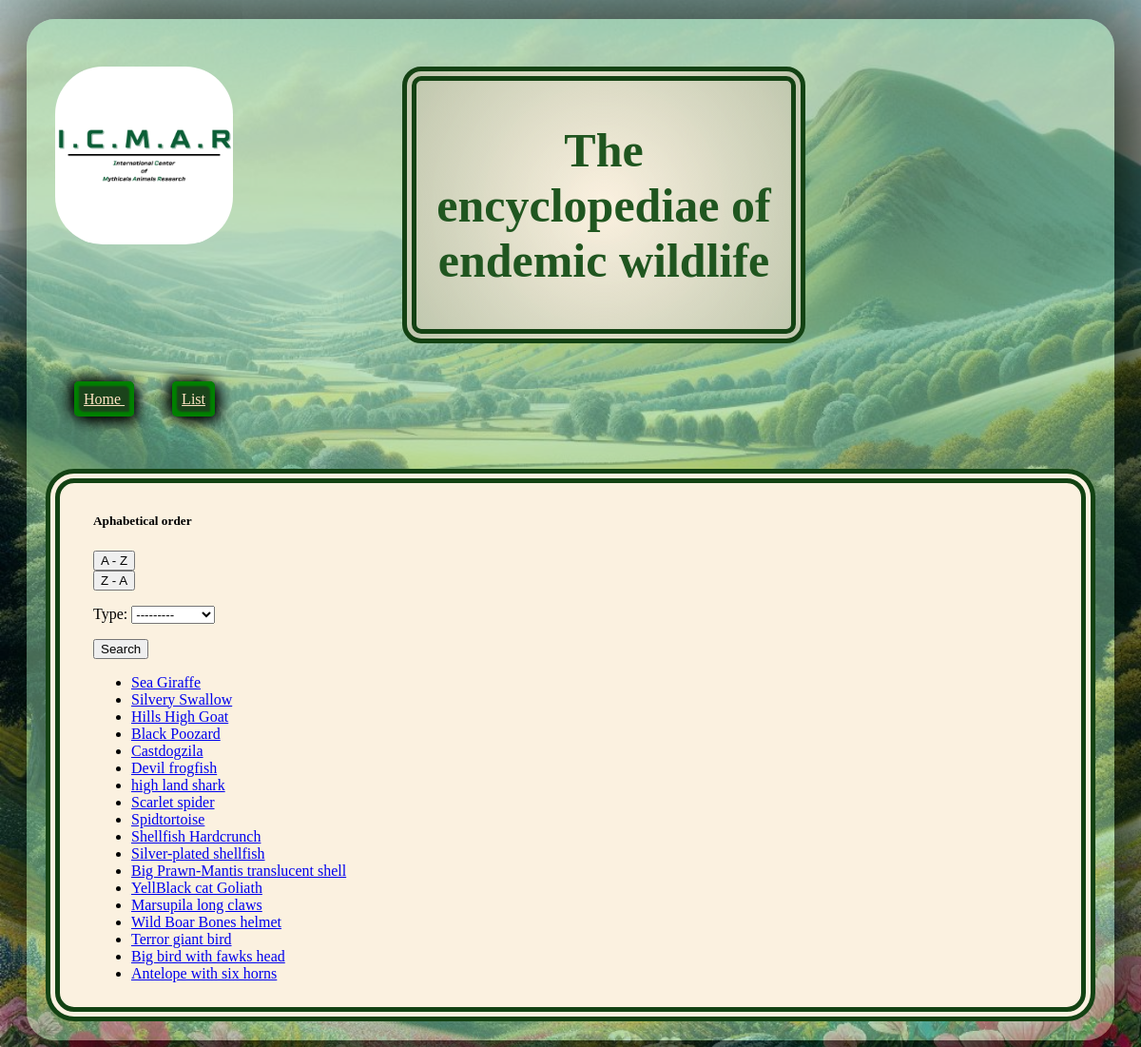
The app's page /mons/list/, older data.
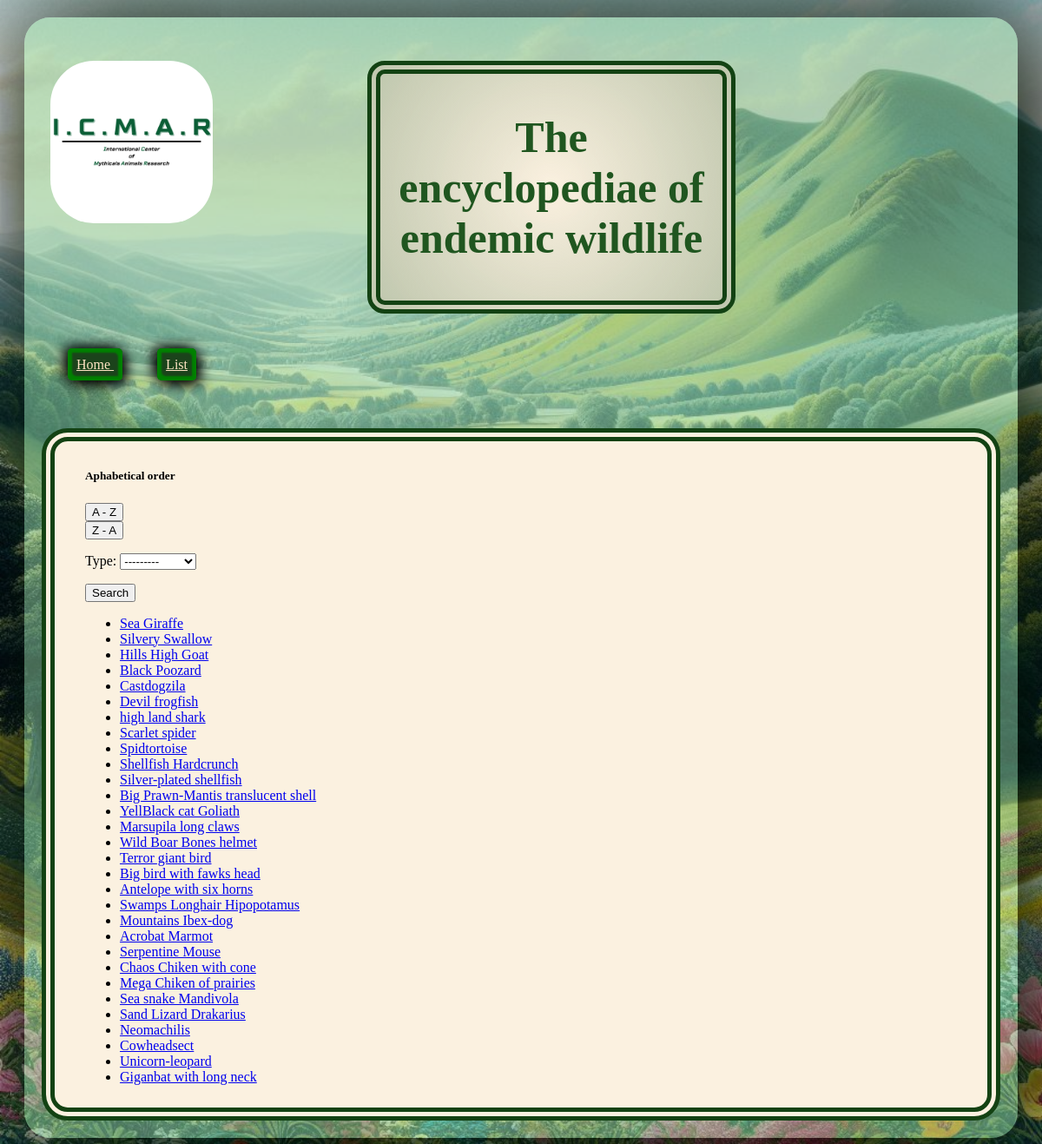
The same page, newer data.
### MonstersDataBase/models.py (models this page shows, shortened)
class monsters(models.Model):
    Species = {
        "Mammal": "Mammal",
        "Bird": "Bird",
        "Reptilia": "Reptilia",
        "Fish": "Fish",
        "Arthropoda": "Arthropoda",
    }
    monsName = models.CharField(max_length=200)
    monsScientificName = models.CharField(max_length=200)
    Type = models.CharField(max_length=20, choices=Species)
    monsHigh = models.CharField(max_length=200)
    monsLength = models.CharField(max_length=200)
    monsDiet = models.CharField(max_length=200)
    monsBiome = models.CharField(max_length=200)
    monsSocialBehaviour = models.CharField(max_length=200)

### MonstersDataBase/views.py (the view)
# urls.py: path('list/', views.search),
def search(request):
    Mons_Filter = UserFilter(request.GET, queryset= monsters.objects.all().values())
    template = loader.get_template('MonstersList.html')
    context = {
        'filter': Mons_Filter,
        }
    return HttpResponse(template.render(context, request))

### MonstersDataBase/templates/MonstersList.html (shortened to what this page needs)
{% extends "master_Page.html" %}
{%block content %}
        <div ClassName="navSort">
            <div id="AlpaSort">
                <h5>Aphabetical order</h5>
                <button class="btn btn-primary">A - Z</button><br>
                <button class="btn btn-primary">Z - A</button>
            </div>
            <div>
                <form method="get">
                    {{ filter.form.as_p }}
                    <button type="submit">Search</button>
               </form>
            </div>
        <ul>
            {% for mons in filter.qs %}
            <li><a href="details/{{ mons.id }}"> {{ mons.monsName }}</a></li>
            {% endfor %}
          </ul>
{% endblock %}

### MonstersDataBase/templates/master_Page.html
{% load static %}
<!DOCTYPE html>
<html>
<link rel="stylesheet" href="{% static 'front.css' %}">
    <body class="home">
        <div class="block">
            <div class="top">
                <img class="logos" src="{% static "Logos.png" %}" alt="Logos">
                <div class="title">
                    <h1 class="Titre">The encyclopediae of endemic wildlife</h1>
                </div>
                <div class="nav-bar">
                    <div>
                        <a href="/mons/home" class="btnNav">
                            Home
                        </a>
                        <a href="/mons/list" class="btnNav">
                            List
                        </a>
                    </div>
                </div>
                <div class="arrow">
                </div>
            </div>
            <div class="main">
                {%block content %}
                {% endblock %}
            </div>
        </div>
    </body>
</html>

### MonstersDataBase/static/front.css (style rules this page uses)
.home { background-image: url("landscape.jpg"); background-repeat: no-repeat; background-size: cover; gap: 10px 10px; }
.block { background-color: rgb(139, 210, 149, 50%); display: grid; grid-template-columns: 1fr 1fr 1fr; grid-template-rows: 0.2fr 1fr; margin: 20px; border-radius: 30px; grid-column-start: 1; grid-column-end: 4; grid-row-start: 1; grid-row-end: 3; box-shadow:10px 10px 135px 21px rgb(1, 20, 1); }
.top { grid-column-start: 1; grid-column-end: 4; display: grid; grid-template-columns: 1fr 1fr 1fr; grid-template-rows: 1fr 0.2fr; margin: 10px; }
.title { grid-column-start: 2; grid-column-end: 3; background-color: rgb(251, 241, 224); text-align: center; margin-top: 40px; margin-bottom: 30px; margin-left: 10px; margin-right: 10px; border-radius: 20px; padding: 10px; width: 100%; height: auto; display: flex; flex-wrap: nowrap; justify-content: center; align-items: center; align-content: baseline; flex-direction: row; border-style: double; border-width: 15px; border-color: rgb(19, 66, 19); background-image: radial-gradient( circle, rgb(251, 241, 224), rgba(58, 105, 61, 30%) ); }
.logos { width: 50%; height: auto; border-radius: 50px; justify-items: center; grid-column-start: 1; grid-column-end: 2; margin-top: 40px; margin-bottom: 40px; margin-left: 20px; }
.Titre { font-family: ScienceFont; font-size: 50px; color: rgb(32, 86, 32); }
.nav-bar { grid-column-start: 1; grid-column-end: 4; border-style: none; border-radius: 20px; padding: 10px; margin: 10px; }
.btnNav { padding: 1fr; margin: 20px; padding: 10px; border-radius: 5px; background-color: rgb(27, 67, 27); color: bisque; box-shadow: -5px 5px 2px green inset, 5px -5px 2px green inset, 5px 5px 15px black, -5px -2px 15px black; font-family: ScienceFont; }
.main { grid-column-start: 1; grid-column-end: 4; grid-row-start: 2; grid-row-end: 3; margin: 20px; background-color: rgb(251, 241, 224); padding-left: 35px; padding-right: 35px; padding-top: 10px; padding-bottom: 10px; text-align: justify; border-radius: 30px; border-style: double; border-width: 15px; border-color: rgb(19, 66, 19); }

Row changes from the older to the newer data that the page shows:
added monsters: monsName "Swamps Longhair Hipopotamus"
added monsters: monsName "Mountains Ibex-dog"
added monsters: monsName "Acrobat Marmot"
added monsters: monsName "Serpentine Mouse"
added monsters: monsName "Chaos Chiken with cone"
added monsters: monsName "Mega Chiken of prairies"
added monsters: monsName "Sea snake Mandivola"
added monsters: monsName "Sand Lizard Drakarius"
added monsters: monsName "Neomachilis"
added monsters: monsName "Cowheadsect"
added monsters: monsName "Unicorn-leopard"
added monsters: monsName "Giganbat with long neck"
